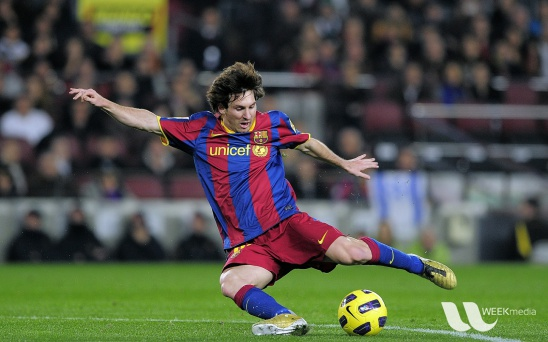
#> input picture person.jpg, 548 x 342 px
$ python cv.py   (older library calls are emulated)
#> lines starting #> are read from the running program, lines starting #| are printed output that depends on the picture; after the words box and inside, x2 and y2 are one past the last pixel; in counts of white or black regions, pixels touching at a corner belong together
import cv2
import matplotlib.pyplot as plt

img = cv2.imread("person.jpg")                     # ảnh màu tải từ pexels.com
#> img is the input picture: shape (342, 548, 3); mean B, G, R 72.4, 86, 82.2
gray = cv2.cvtColor(img, cv2.COLOR_BGR2GRAY)       # chuyển sang grayscale
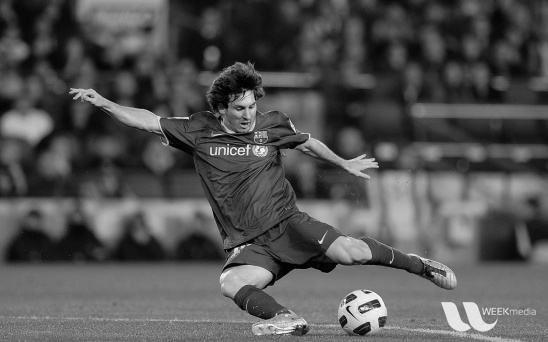
#> gray: shape (342, 548); min 0, max 251, mean 83.3

canny = cv2.Canny(gray, 100, 200)                  # Canny edge detection
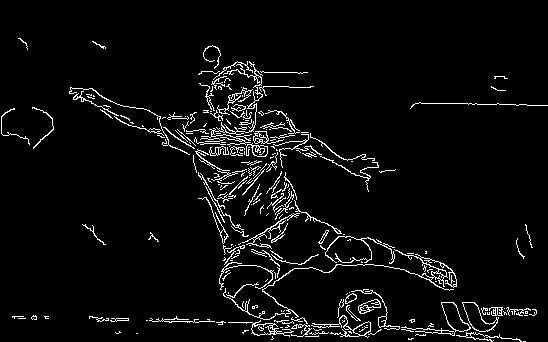
#> canny: shape (342, 548); 4.6% white in thin lines or dots, all inside (x1, y1, x2, y2) = (1, 38, 548, 342)
sobel_x = cv2.Sobel(gray, cv2.CV_64F, 1, 0, ksize=3)
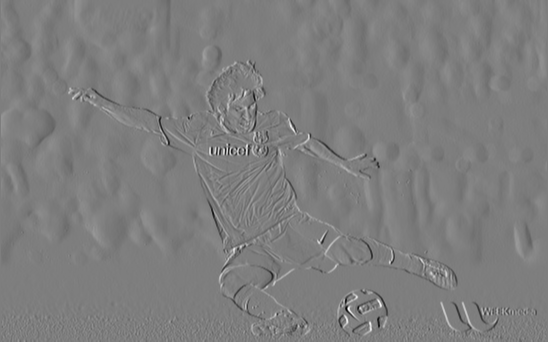
#> sobel_x: shape (342, 548) float64; min -755, max 770, mean 0.1; drawn with min black and max white
sobel_y = cv2.Sobel(gray, cv2.CV_64F, 0, 1, ksize=3)
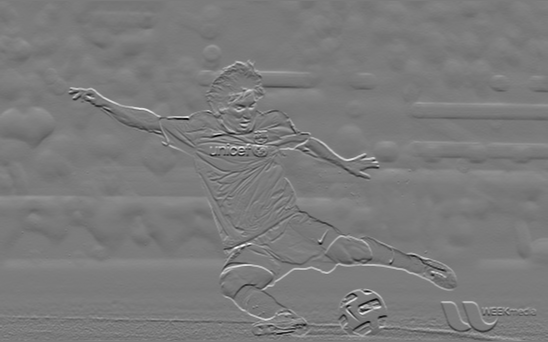
#> sobel_y: shape (342, 548) float64; min -795, max 851, mean 1.3; drawn with min black and max white
sobel = cv2.magnitude(sobel_x, sobel_y)            # Sobel (gộp 2 hướng)
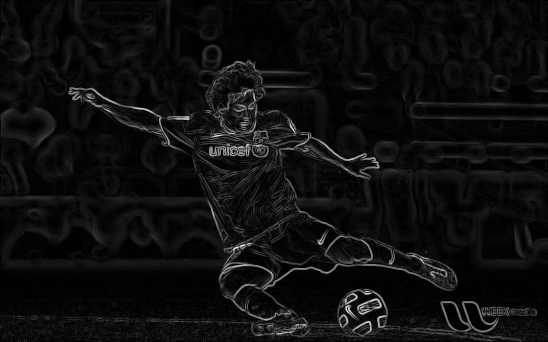
#> sobel: shape (342, 548) float64; min 0, max 881.8, mean 51.5; drawn with min black and max white
laplacian = cv2.Laplacian(gray, cv2.CV_64F)        # Laplacian
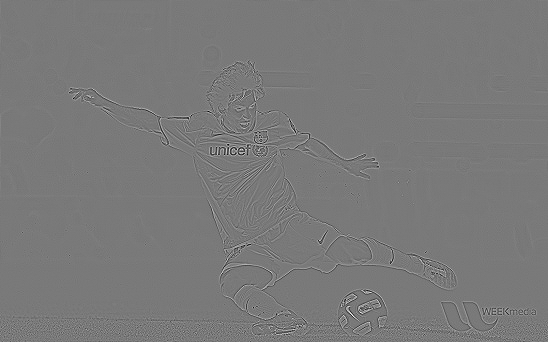
#> laplacian: shape (342, 548) float64; min -389, max 426, mean 0; drawn with min black and max white

titles = ["Original (gray)", "Canny", "Sobel", "Laplacian"]
images = [gray, canny, sobel, abs(laplacian)]
plt.figure(figsize=(16, 5))

for i, (t, im) in enumerate(zip(titles, images)):
    plt.subplot(1, 4, i + 1); plt.imshow(im, cmap="gray"); plt.title(t); plt.axis("off")
#> this loop made 4 passes
#> t on passes 1 to 4: 'Original (gray)', 'Canny', 'Sobel', 'Laplacian'
plt.show()
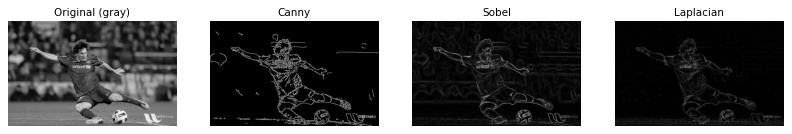
#> figure drawn by matplotlib, 4 panels
